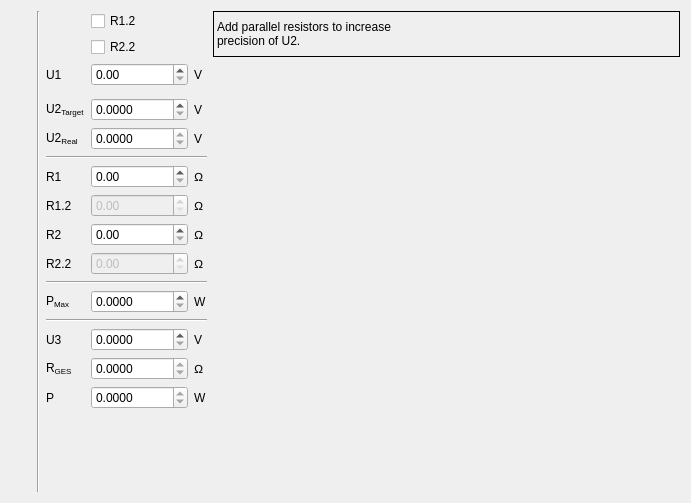
<?xml version="1.0" encoding="UTF-8"?>
<ui version="4.0">
 <class>Vodi</class>
 <widget class="QWidget" name="Vodi">
  <property name="geometry">
   <rect>
    <x>0</x>
    <y>0</y>
    <width>691</width>
    <height>503</height>
   </rect>
  </property>
  <property name="windowTitle">
   <string>Form</string>
  </property>
  <layout class="QGridLayout" name="gridLayout">
   <item row="21" column="0">
    <spacer name="verticalSpacer_5">
     <property name="orientation">
      <enum>Qt::Orientation::Vertical</enum>
     </property>
     <property name="sizeHint" stdset="0">
      <size>
       <width>20</width>
       <height>168</height>
      </size>
     </property>
    </spacer>
   </item>
   <item row="9" column="2">
    <widget class="QLabel" name="label_5">
     <property name="text">
      <string>R1</string>
     </property>
    </widget>
   </item>
   <item row="18" column="4">
    <widget class="QLabel" name="label_15">
     <property name="text">
      <string>W</string>
     </property>
    </widget>
   </item>
   <item row="6" column="3">
    <widget class="QDoubleSpinBox" name="spinU2Target">
     <property name="decimals">
      <number>4</number>
     </property>
     <property name="maximum">
      <double>1000000000.000000000000000</double>
     </property>
    </widget>
   </item>
   <item row="7" column="2">
    <widget class="QLabel" name="label_12">
     <property name="text">
      <string>&lt;html&gt;&lt;head/&gt;&lt;body&gt;&lt;p&gt;U2&lt;span style=&quot; vertical-align:sub;&quot;&gt;Real&lt;/span&gt;&lt;/p&gt;&lt;/body&gt;&lt;/html&gt;</string>
     </property>
    </widget>
   </item>
   <item row="4" column="2">
    <widget class="QLabel" name="label_4">
     <property name="sizePolicy">
      <sizepolicy hsizetype="Maximum" vsizetype="Preferred">
       <horstretch>0</horstretch>
       <verstretch>0</verstretch>
      </sizepolicy>
     </property>
     <property name="text">
      <string>U1</string>
     </property>
    </widget>
   </item>
   <item row="13" column="2" colspan="3">
    <widget class="Line" name="line_3">
     <property name="orientation">
      <enum>Qt::Orientation::Horizontal</enum>
     </property>
    </widget>
   </item>
   <item row="14" column="4">
    <widget class="QLabel" name="label_22">
     <property name="text">
      <string>W</string>
     </property>
    </widget>
   </item>
   <item row="9" column="3">
    <widget class="QDoubleSpinBox" name="spinR1">
     <property name="maximum">
      <double>1000000000.000000000000000</double>
     </property>
    </widget>
   </item>
   <item row="2" column="1" rowspan="20">
    <widget class="Line" name="line">
     <property name="orientation">
      <enum>Qt::Orientation::Vertical</enum>
     </property>
    </widget>
   </item>
   <item row="7" column="3">
    <widget class="QDoubleSpinBox" name="spinU2Real">
     <property name="enabled">
      <bool>true</bool>
     </property>
     <property name="readOnly">
      <bool>true</bool>
     </property>
     <property name="decimals">
      <number>4</number>
     </property>
     <property name="maximum">
      <double>1000000000.000000000000000</double>
     </property>
    </widget>
   </item>
   <item row="12" column="3">
    <widget class="QDoubleSpinBox" name="spinR2_2">
     <property name="enabled">
      <bool>false</bool>
     </property>
     <property name="maximum">
      <double>1000000000.000000000000000</double>
     </property>
    </widget>
   </item>
   <item row="14" column="2">
    <widget class="QLabel" name="label_21">
     <property name="text">
      <string>&lt;html&gt;&lt;head/&gt;&lt;body&gt;&lt;p&gt;P&lt;span style=&quot; vertical-align:sub;&quot;&gt;Max&lt;/span&gt;&lt;/p&gt;&lt;/body&gt;&lt;/html&gt;</string>
     </property>
    </widget>
   </item>
   <item row="20" column="3">
    <spacer name="verticalSpacer">
     <property name="orientation">
      <enum>Qt::Orientation::Vertical</enum>
     </property>
     <property name="sizeHint" stdset="0">
      <size>
       <width>20</width>
       <height>40</height>
      </size>
     </property>
    </spacer>
   </item>
   <item row="10" column="2">
    <widget class="QLabel" name="label_19">
     <property name="text">
      <string>R1.2</string>
     </property>
    </widget>
   </item>
   <item row="4" column="3">
    <widget class="QDoubleSpinBox" name="spinU1">
     <property name="maximum">
      <double>1000000000.000000000000000</double>
     </property>
    </widget>
   </item>
   <item row="15" column="2" colspan="3">
    <widget class="Line" name="line_4">
     <property name="orientation">
      <enum>Qt::Orientation::Horizontal</enum>
     </property>
    </widget>
   </item>
   <item row="14" column="3">
    <widget class="QDoubleSpinBox" name="spinPMax">
     <property name="decimals">
      <number>4</number>
     </property>
    </widget>
   </item>
   <item row="12" column="4">
    <widget class="QLabel" name="label_17">
     <property name="text">
      <string>Ω</string>
     </property>
    </widget>
   </item>
   <item row="8" column="2" colspan="3">
    <widget class="Line" name="line_2">
     <property name="orientation">
      <enum>Qt::Orientation::Horizontal</enum>
     </property>
    </widget>
   </item>
   <item row="7" column="4">
    <widget class="QLabel" name="label_13">
     <property name="text">
      <string>V</string>
     </property>
    </widget>
   </item>
   <item row="9" column="5">
    <spacer name="horizontalSpacer_4">
     <property name="orientation">
      <enum>Qt::Orientation::Horizontal</enum>
     </property>
     <property name="sizeHint" stdset="0">
      <size>
       <width>141</width>
       <height>20</height>
      </size>
     </property>
    </spacer>
   </item>
   <item row="3" column="3">
    <widget class="QCheckBox" name="checkR2_2">
     <property name="text">
      <string>R2.2</string>
     </property>
    </widget>
   </item>
   <item row="18" column="3">
    <widget class="QDoubleSpinBox" name="spinP">
     <property name="readOnly">
      <bool>true</bool>
     </property>
     <property name="decimals">
      <number>4</number>
     </property>
     <property name="maximum">
      <double>1000000000.000000000000000</double>
     </property>
    </widget>
   </item>
   <item row="21" column="3">
    <spacer name="verticalSpacer_6">
     <property name="orientation">
      <enum>Qt::Orientation::Vertical</enum>
     </property>
     <property name="sizeHint" stdset="0">
      <size>
       <width>20</width>
       <height>168</height>
      </size>
     </property>
    </spacer>
   </item>
   <item row="17" column="4">
    <widget class="QLabel" name="label_11">
     <property name="text">
      <string>Ω</string>
     </property>
    </widget>
   </item>
   <item row="6" column="2">
    <widget class="QLabel" name="label_3">
     <property name="text">
      <string>&lt;html&gt;&lt;head/&gt;&lt;body&gt;&lt;p&gt;U2&lt;span style=&quot; vertical-align:sub;&quot;&gt;Target&lt;/span&gt;&lt;/p&gt;&lt;/body&gt;&lt;/html&gt;</string>
     </property>
    </widget>
   </item>
   <item row="2" column="5" rowspan="2">
    <widget class="QLabel" name="label_14">
     <property name="frameShape">
      <enum>QFrame::Shape::Box</enum>
     </property>
     <property name="text">
      <string>Add parallel resistors to increase&lt;br&gt;precision of U2.</string>
     </property>
    </widget>
   </item>
   <item row="2" column="3">
    <widget class="QCheckBox" name="checkR1_2">
     <property name="text">
      <string>R1.2</string>
     </property>
    </widget>
   </item>
   <item row="10" column="3">
    <widget class="QDoubleSpinBox" name="spinR1_2">
     <property name="enabled">
      <bool>false</bool>
     </property>
     <property name="maximum">
      <double>1000000000.000000000000000</double>
     </property>
    </widget>
   </item>
   <item row="10" column="4">
    <widget class="QLabel" name="label_18">
     <property name="text">
      <string>Ω</string>
     </property>
    </widget>
   </item>
   <item row="17" column="3">
    <widget class="QDoubleSpinBox" name="spinRTotal">
     <property name="enabled">
      <bool>true</bool>
     </property>
     <property name="readOnly">
      <bool>true</bool>
     </property>
     <property name="decimals">
      <number>4</number>
     </property>
     <property name="maximum">
      <double>1000000000.000000000000000</double>
     </property>
    </widget>
   </item>
   <item row="4" column="4">
    <widget class="QLabel" name="label_2">
     <property name="sizePolicy">
      <sizepolicy hsizetype="Maximum" vsizetype="Preferred">
       <horstretch>0</horstretch>
       <verstretch>0</verstretch>
      </sizepolicy>
     </property>
     <property name="text">
      <string>V</string>
     </property>
    </widget>
   </item>
   <item row="11" column="2">
    <widget class="QLabel" name="label_6">
     <property name="text">
      <string>R2</string>
     </property>
    </widget>
   </item>
   <item row="9" column="4">
    <widget class="QLabel" name="label_9">
     <property name="text">
      <string>Ω</string>
     </property>
    </widget>
   </item>
   <item row="17" column="2">
    <widget class="QLabel" name="label_7">
     <property name="text">
      <string>R&lt;sub&gt;GES&lt;/sub&gt;</string>
     </property>
     <property name="textFormat">
      <enum>Qt::TextFormat::MarkdownText</enum>
     </property>
    </widget>
   </item>
   <item row="2" column="0" rowspan="19">
    <widget class="QLabel" name="label">
     <property name="text">
      <string/>
     </property>
     <property name="pixmap">
      <pixmap resource="../../rc/vodi.qrc">:/pic/pic/vodi.png</pixmap>
     </property>
     <property name="scaledContents">
      <bool>false</bool>
     </property>
    </widget>
   </item>
   <item row="11" column="4">
    <widget class="QLabel" name="label_10">
     <property name="text">
      <string>Ω</string>
     </property>
    </widget>
   </item>
   <item row="12" column="2">
    <widget class="QLabel" name="label_20">
     <property name="text">
      <string>R2.2</string>
     </property>
    </widget>
   </item>
   <item row="18" column="2">
    <widget class="QLabel" name="label_16">
     <property name="text">
      <string>P</string>
     </property>
    </widget>
   </item>
   <item row="11" column="3">
    <widget class="QDoubleSpinBox" name="spinR2">
     <property name="maximum">
      <double>1000000000.000000000000000</double>
     </property>
    </widget>
   </item>
   <item row="6" column="4">
    <widget class="QLabel" name="label_8">
     <property name="text">
      <string>V</string>
     </property>
    </widget>
   </item>
   <item row="16" column="3">
    <widget class="QDoubleSpinBox" name="spinU3">
     <property name="decimals">
      <number>4</number>
     </property>
     <property name="maximum">
      <double>1000000000.000000000000000</double>
     </property>
    </widget>
   </item>
   <item row="16" column="4">
    <widget class="QLabel" name="label_23">
     <property name="text">
      <string>V</string>
     </property>
    </widget>
   </item>
   <item row="16" column="2">
    <widget class="QLabel" name="label_24">
     <property name="text">
      <string>U3</string>
     </property>
    </widget>
   </item>
  </layout>
 </widget>
 <resources>
  <include location="../../rc/vodi.qrc"/>
 </resources>
 <connections/>
</ui>
